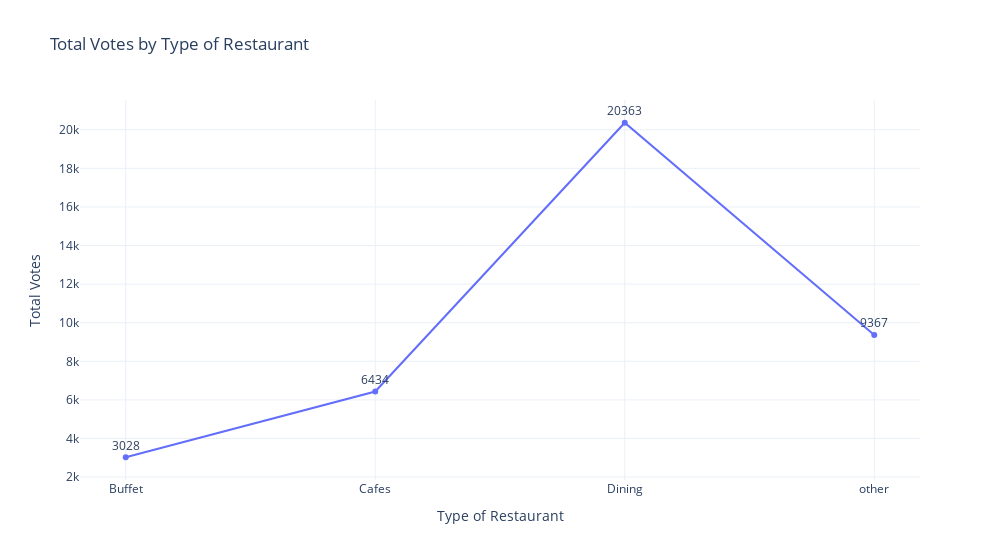

Notebook cell for this chart:
### Code cell
fig = px.line(
    grouped_data,
    x='listed_in(type)',
    y='votes',
    title='Total Votes by Type of Restaurant',
    text='votes',
)

fig.update_layout(
    template='plotly_white',
    width=1000,
    xaxis_title='Type of Restaurant',
    yaxis_title='Total Votes',
)
fig.update_traces(
    textposition='top center',
)
fig.show()

### Figure 1 — Plotly figure (JSON) as saved in the notebook; plotly's stock layout.template omitted (floating-point values rounded to 4 significant figures)
{"data": [{"hovertemplate": "listed_in(type)=%{x}<br>votes=%{text}<extra></extra>", "legendgroup": "", "line": {"color": "#636efa", "dash": "solid"}, "marker": {"symbol": "circle"}, "mode": "lines+markers+text", "name": "", "orientation": "v", "showlegend": false, "text": [3028.0, 6434.0, 20360.0, 9367.0], "textposition": "top center", "type": "scatter", "x": ["Buffet", "Cafes", "Dining", "other"], "xaxis": "x", "y": [3028, 6434, 20363, 9367], "yaxis": "y"}], "layout": {"legend": {"tracegroupgap": 0}, "title": {"text": "Total Votes by Type of Restaurant"}, "width": 1000, "xaxis": {"anchor": "y", "domain": [0, 1], "title": {"text": "Type of Restaurant"}}, "yaxis": {"anchor": "x", "domain": [0, 1], "title": {"text": "Total Votes"}}}}
